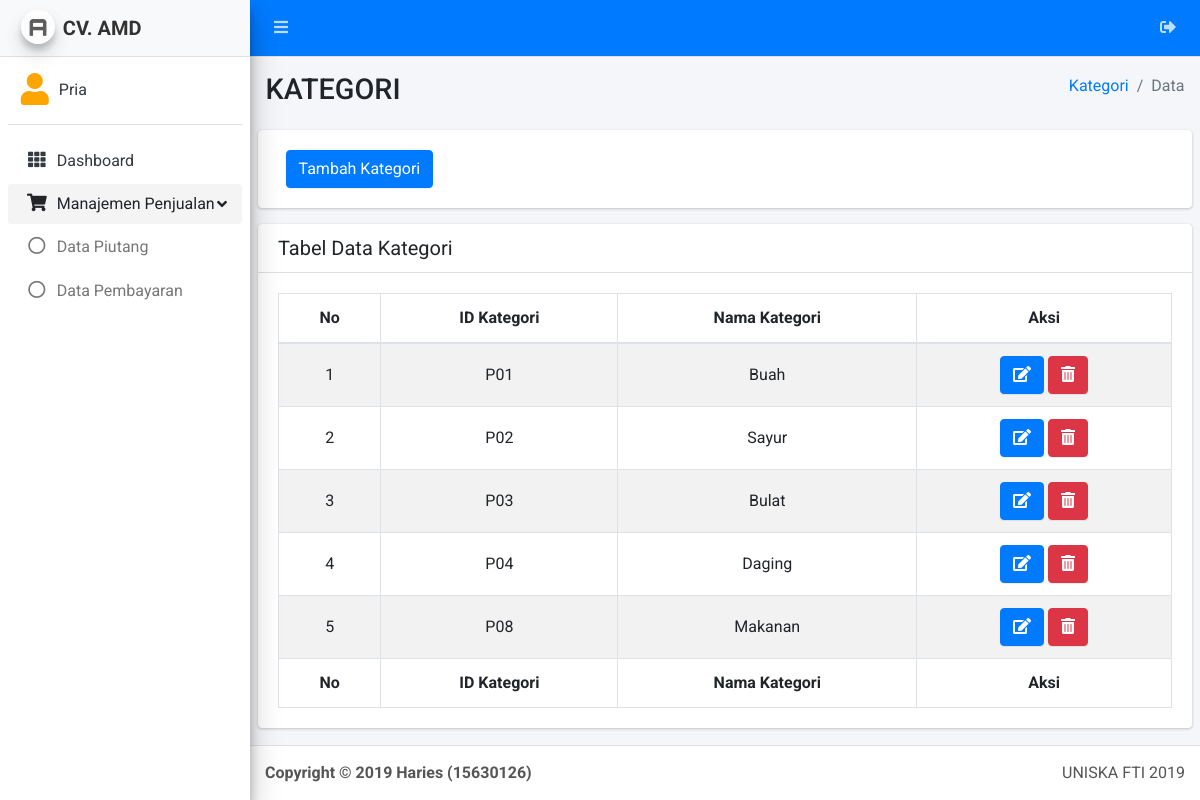
The app's page /admin/index_kategori_produk.php (signed in) with its own data.
### tables this page shows
CREATE TABLE `about` (
  `id` int(11) NOT NULL,
  `nama` varchar(180) NOT NULL,
  `alias` varchar(180) NOT NULL,
  `alamat` varchar(180) NOT NULL,
  `telpon` varchar(180) NOT NULL,
  `email` varchar(180) NOT NULL,
  `tanda_tangan` varchar(180) NOT NULL,
  `nama_ttd` varchar(180) NOT NULL,
  `no_peg` varchar(180) NOT NULL,
  `moto` varchar(180) NOT NULL
);

CREATE TABLE `kategori` (
  `id` int(11) NOT NULL,
  `nama_kategori` varchar(80) NOT NULL
);

### about.php (called while the page is built, shortened)
<?php
$sql = "SELECT * FROM about WHERE id = '1'";
$result = $conn->query($sql);
$row = mysqli_fetch_assoc($result);
$alias = $row['alias'];
?>

### admin/admin_job/auth_admin.php (called while the page is built, shortened)
<?php
if(isset($_SESSION["min"])){
    $min = $_SESSION["min"];
    $id_admin = $min['id'];
}else if(isset($_SESSION["sales"])) {
    $sales = $_SESSION["sales"];
    $nama_sales = $sales['nama_sales'];
}else{
    $guest = true;
}
?>

### admin/index_kategori_produk.php (the view, shortened to what this page needs)
<?php
include('core/header.php');
include('core/sidebar.php');
?>
  <div class="content-wrapper">
    <section class="content-header">
      <div class="container-fluid">
        <div class="row mb-2">
          <div class="col-sm-6">
            <h1>KATEGORI</h1>
          </div>
          <div class="col-sm-6">
            <ol class="breadcrumb float-sm-right">
              <li class="breadcrumb-item"><a href="index_kategori_produk.php">Kategori</a></li>
              <li class="breadcrumb-item active">Data</li>
            </ol>
          </div>
        </div>
      </div>
    </section>
    <section class="content">
      <div class="row">
        <div class="col-12">
          <div class="card">
            <div class="card-body">
              <div class="container">
                <div class="row">
                  <div class="col">
                    <a href="create_kategori.php" class="btn btn-primary">Tambah Kategori</a>
                  </div>
                </div>
              </div>
            </div>
          </div>
        </div>
        <div class="col-12">
          <div class="card">
            <div class="card-header">
              <h3 class="card-title">Tabel Data Kategori</h3>
            </div>
            <div class="card-body">
              <table id="table-full" class="table table-bordered table-striped">
                <thead>
                <tr>
                  <th class="text-center">No</th>
                  <th class="text-center">ID Kategori</th>
                  <th class="text-center">Nama Kategori</th>
                  <th class="text-center">Aksi</th>
                </tr>
                </thead>
                <tbody>
                <?php
                    $no = 1;
                    $kategories = $conn->query("SELECT * FROM kategori");
                    while($row = mysqli_fetch_assoc($kategories)){
                  ?>
                    <tr>
                      <td class="text-center align-middle"><?php echo $no ?></td>
                      <td class="text-center align-middle"><?php echo 'P'.str_pad($row['id'],2,'0',STR_PAD_LEFT); ?></td>
                      <td class="text-center align-middle"><?php echo $row['nama_kategori'] ?></td>
                      <td class="text-center">
                        <a href="edit_kategori.php?id_kat=<?php echo $row['id'] ?>" class="btn btn-primary">
                          <i class="fas fa-edit"></i>
                        </a>
                        <button
                        data-toggle="modal" data-target="#hapuskategori"
                        id="<?php echo $row['id'] ?>" kategori="<?php echo $row['nama_kategori'] ?>" class="btn btn-danger hapus-kategori">
                          <i class="fas fa-trash-alt"></i>
                        </button>
                      </td>
                    </tr>
                  <?php $no++; } ?>
                </tbody>
                <tfoot>
                <tr>
                  <th class="text-center">No</th>
                  <th class="text-center">ID Kategori</th>
                  <th class="text-center">Nama Kategori</th>
                  <th class="text-center">Aksi</th>
                </tr>
                </tfoot>
              </table>
            </div>
          </div>
        </div>
      </div>
    </section>
  </div>
<?php
include('core/footer.php');
?>

### admin/core/sidebar.php (shortened to what this page needs)
<?php
  function active($currect_page){
    $url_array =  explode('/', $_SERVER['REQUEST_URI']) ;
    $url = end($url_array);
    $arr_url = explode('?', $url);
    $cek_url = $arr_url[0];
    if($currect_page == $cek_url){
        echo 'active';
    }
  }
  $cekSales = $nama_sales;
?>
  <aside class="main-sidebar sidebar-light-primary elevation-4">
    <a href="/admin" class="brand-link navbar-light">
      <img src="lte/dist/img/AdminLTELogo.png" alt="AdminLTE Logo" class="brand-image img-circle elevation-3"
           style="opacity: .8">
      <span class="brand-text font-weight-bold"><?php echo $alias ?></span>
    </a>
    <div class="sidebar">
      <div class="user-panel mt-3 pb-3 mb-3 d-flex">
        <div class="image">
          <i class="fas <?php echo $nama_sales ? 'fa-user' : 'fa-user-cog' ?> fa-2x" style="color:orange;"></i>
        </div>
        <div class="info">
          <a href="#" class="d-block"><?php echo $nama_sales ? $nama_sales : 'Admin' ?></a>
        </div>
      </div>
      <nav class="mt-2">
        <ul class="nav nav-pills nav-sidebar flex-column" data-widget="treeview" role="menu" data-accordion="false">
          <li class="nav-item">
            <a href="index.php" class="nav-link <?php active('index.php');?>">
              <i class="nav-icon fas fa-th"></i>
              <p>
                Dashboard
              </p>
            </a>
          </li>
          <?php if ($cekSales) { ?>
          <li class="nav-item has-treeview menu-open">
            <a href="#" class="nav-link <?php active('index_piutang.php');?> <?php active('index_pembayaran.php');?>">
              <i class="nav-icon fas fa-shopping-cart"></i>
              <p>
                Manajemen Penjualan
                <i class="right fas fa-angle-left"></i>
              </p>
            </a>
            <ul class="nav nav-treeview">
              <li class="nav-item">
                <a href="index_piutang.php" class="nav-link <?php active('index_piutang.php');?>">
                  <i class="far fa-circle nav-icon"></i>
                  <p>Data Piutang</p>
                </a>
              </li>
              <li class="nav-item">
                <a href="index_pembayaran.php" class="nav-link <?php active('index_pembayaran.php');?>">
                  <i class="far fa-circle nav-icon"></i>
                  <p>Data Pembayaran</p>
                </a>
              </li>
            </ul>
          </li>
          <?php }  ?>
        </ul>
      </nav>
    </div>
  </aside>

### records on screen
about: alias "CV. AMD"
kategori: id "01", nama_kategori "Buah"
kategori: id "02", nama_kategori "Sayur"
kategori: id "03", nama_kategori "Bulat"
kategori: id "04", nama_kategori "Daging"
kategori: id "08", nama_kategori "Makanan"

### other values on screen
$nama_sales "Pria"
